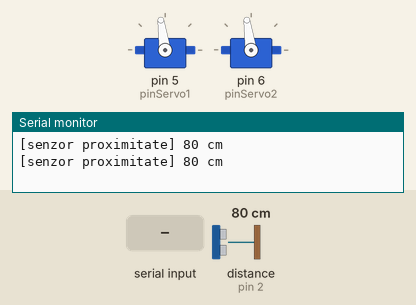
Simulated run of this sketch. Board: Arduino Uno, built with avr-gcc and run on an emulated ATmega328P. Parts: 2 × servo, the last lines printed to the serial monitor. Wiring (inferred from the names in the program): ultrasonic range finder: trigger pin 3; echo pin 2. Inputs (shaded band) come from the test bench; at power-on: distance to the obstacle (sensor on pin 2) 80 cm. The echo pulse lasts 58.3 µs per cm.

Above: at 3.2 s.
3.3 s: "organic" received over Serial
At 5.32 s:
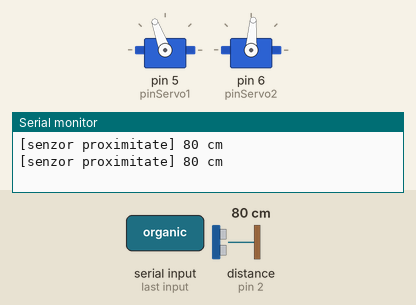
At 7.4 s:
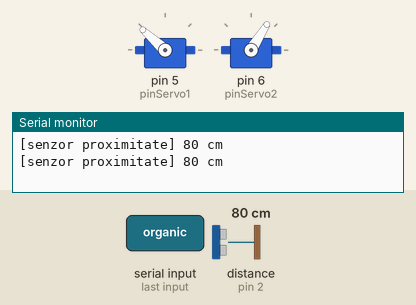
10.5 s: distance to the obstacle (sensor on pin 2) set to 23 cm
12.0 s: distance to the obstacle (sensor on pin 2) set to 18 cm
15.6 s: "recyclable" received over Serial
At 19.5 s:
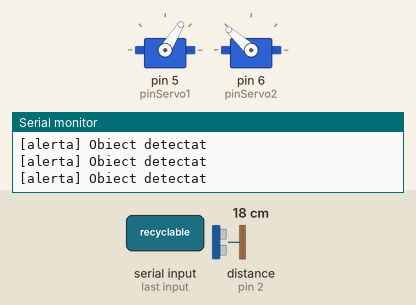
Timing chart, 0 to 23.6 s (numbered marks = the images above; inputs shaded):
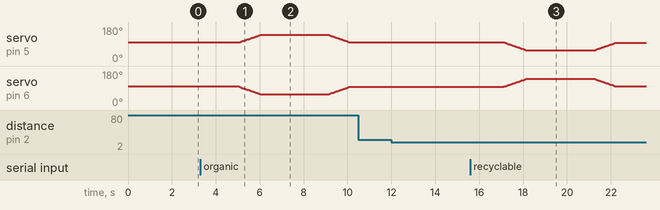

The sketch:

test-integrated.ino
```cpp
#include <Servo.h>

const int pinEcho = 2;
const int pinTrigger = 3;
const int pinServo1 = 5;
const int pinServo2 = 6;

long durata;
int distanta;

int pos1, pos2;
String serial_message;

Servo servomotor1;
Servo servomotor2;

void setup() {
  // put your setup code here, to run once:
  Serial.begin(9600);
  pinMode(pinTrigger, OUTPUT);
  pinMode(pinEcho, INPUT);
  servomotor1.attach(pinServo1);
  servomotor1.write(98);
  servomotor2.attach(pinServo2);
  servomotor2.write(98);
  delay(2000);
}

int check_ultrasonic(){
  char message[40];

  digitalWrite(pinTrigger, LOW);
  delayMicroseconds(2);
  digitalWrite(pinTrigger, HIGH);
  delayMicroseconds(10);
  digitalWrite(pinTrigger, LOW);

  durata = pulseIn(pinEcho, HIGH);

  distanta = durata*0.0346/2;

  sprintf(message, "[senzor proximitate] %d cm", distanta);
  if(distanta < 20)
    return 1;
  else
    Serial.println(message);
  return 0;
}

void loop() {
  // put your main code here, to run repeatedly:
  if(Serial.available()){
    serial_message = String(Serial.readString());
    pos1=98;
    pos2=98;
    if(serial_message.substring(0) == "organic"){
      do{
        servomotor1.write(pos1);
        servomotor2.write(pos2);
        pos1 = pos1 + 2;
        pos2 = pos2 - 2;
        delay(50);
      }while(pos1<=138);
      delay(3000);
      do{
        servomotor1.write(pos1);
        servomotor2.write(pos2);
        pos1 = pos1 - 2;
        pos2 = pos2 + 2;
        delay(50);
      }while(pos1!=pos2);
      delay(3000);
    }
    else if(serial_message.substring(0) == "recyclable"){
      do{
        servomotor1.write(pos1);
        servomotor2.write(pos2);
        pos1 = pos1 - 2;
        pos2 = pos2 + 2;
        delay(50);
      }while(pos1>=58);
      delay(3000);
      do{
        servomotor1.write(pos1);
        servomotor2.write(pos2);
        pos1 = pos1 + 2;
        pos2 = pos2 - 2;
        delay(50);
      }while(pos1!=pos2);
      delay(3000);
    }
  }
  if(check_ultrasonic())
    Serial.println("[alerta] Obiect detectat");
  delay(1000);
}
```

Measured:
- after the input at 3.3 s, servo on pin 5 (pinServo1): rises from 98° to 140° in 4.0 s, then falls to 100° in 1.0 s
- after the input at 10.5 s, every drawn part: stays the same
- after the input at 15.6 s, servo on pin 6 (pinServo2): rises from 96° to 140° in 4.1 s, then falls to 100° in 1.0 s
